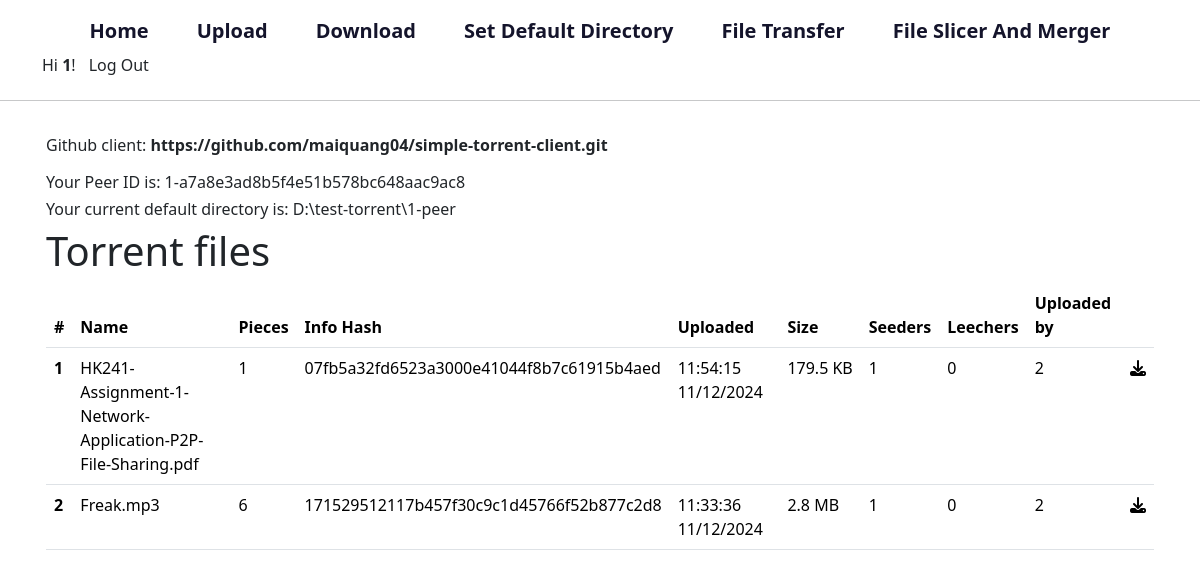
The page / (signed in) on the database its author committed.
### peer/models.py (models this page shows, shortened)
class User(AbstractUser):
    pass

class UserProfile(models.Model):
    user = models.OneToOneField(User, on_delete=models.CASCADE)
    default_directory = models.CharField(max_length=255, blank=True, null=True)
    peer_id = models.CharField(
        max_length=255, unique=True, blank=True, null=True
    )
    is_active = models.BooleanField(default=True)  # Track user's active status

class Torrent(models.Model):
    name = models.CharField(max_length=255)  # File name
    file_length = models.BigIntegerField()  # Total file length in bytes
    piece_length = models.IntegerField()  # Piece length in bytes
    info_hash = models.CharField(
        max_length=40
    )  # SHA-1 hash of the 'info' dictionary
    created_at = models.DateTimeField(
        auto_now_add=True
    )  # Timestamp of creation
    uploaded_by = models.ForeignKey(
        UserProfile, on_delete=models.CASCADE, related_name="torrents"
    )
    @property
    def seeders(self):
        return self.usertorrent_set.filter(is_available=True).count()
    @property
    def leechers(self):
        return self.usertorrent_set.filter(is_available=False).count()

### peer/views.py (the view)
# urls.py: path("", views.index, name="index"),
@login_required(login_url="/login")
def index(request):
    try:
        profile = UserProfile.objects.get(user=request.user)
    except UserProfile.DoesNotExist:
        profile = UserProfile.objects.create(user=request.user)
        profile.set_peer_id()
        profile.save()  # Save the newly created profile
    current_directory = profile.default_directory if profile else None
    peer_id = profile.peer_id
    torrents = Torrent.objects.all().order_by("-created_at")
    return render(
        request,
        "peer/index.html",
        {
            "current_directory": current_directory,
            "peer_id": peer_id,
            "torrents": torrents,
        },
    )

### peer/templates/peer/index.html
{% extends "peer/layout.html" %}
{% load static %}
{% block body %}
<p>Github client: <strong>https://github.com/maiquang04/simple-torrent-client.git</strong></p>
<h6>Your Peer ID is: {{ peer_id }}</h6>
<h6>Your current default directory is: {{ current_directory }}</h6>
<h1>Torrent files</h1>
<table class="table">
    <thead>
        <tr>
            <th scope="col">#</th>
            <th scope="col">Name</th>
            <th scope="col">Pieces</th>
            <th scope="col">Info Hash</th>
            <th scope="col">Uploaded</th>
            <th scope="col">Size</th>
            <th scope="col">Seeders</th>
            <th scope="col">Leechers</th>
            <th scope="col">Uploaded by</th>
            <th></th>
        </tr>
    </thead>
    <tbody>
        {% for torrent in torrents %}
        <tr>
            <th scope="row">{{ forloop.counter }}</th>
            <td>{{ torrent.name }}</td>
            <td>{{ torrent.pieces.count }}</td>
            <td>{{ torrent.info_hash }}</td>
            <td>{{ torrent.created_at|date:"H:i:s d/m/Y" }}</td>
            <td>{{ torrent.file_length|filesizeformat }}</td>
            <td>{{ torrent.seeders }}</td>
            <td>{{ torrent.leechers }}</td>
            <td>{{ torrent.uploaded_by.user.username }}</td>
            <td>
                <a href="{% url 'download-torrent' torrent.id %}"><i class="fa-solid fa-download"></i></a>
            </td>
        </tr>
        {% endfor %}
    </tbody>
</table>
{% endblock %}

### peer/templates/peer/layout.html (shortened to what this page needs)
{% load static %}
<!DOCTYPE html>
<html lang="en">
<head>
    <link href="https://cdn.jsdelivr.net/npm/bootstrap@5.3.3/dist/css/bootstrap.min.css" rel="stylesheet" />
    <link href="https://cdnjs.cloudflare.com/ajax/libs/font-awesome/6.7.1/css/all.min.css" rel="stylesheet">
    <link rel="stylesheet" href="{% static 'peer/css/global.css' %}" />
</head>
<body>
    <header class="mt-3">
        <div class="container">
            <div class="d-flex flex-wrap align-items-center justify-content-center justify-content-lg-start">
                <ul class="nav col-12 col-lg-auto justify-content-center flex-fill">
                    {% if user.is_authenticated %}
                    <li class="nav-item">
                        <a href="{% url 'index' %}" class="nav-brand">Home</a>
                    </li>
                    <li class="ms-5 nav-item">
                        <a href="{% url 'upload' %}" class="nav-brand">Upload</a>
                    </li>
                    <li class="ms-5 nav-item">
                        <a href="{% url 'download' %}" class="nav-brand">Download</a>
                    </li>
                    <li class="ms-5 nav-item">
                        <a href="{% url 'set-default-directory' %}" class="nav-brand">Set Default Directory</a>
                    </li>
                    <li class="ms-5 nav-item">
                        <a href="{% url 'file-transfer' %}" class="nav-brand">File Transfer</a>
                    </li>
                    <li class="ms-5 nav-item">
                        <a href="{% url 'file-slicer-and-merger' %}" class="nav-brand">File Slicer And Merger</a>
                    </li>
                    {% endif %}
                </ul>
                <div class="d-flex align-items-center">
                    {% if user.is_authenticated %}
                    <span>
                        Hi <strong>{{ user.username }}</strong>!
                    </span>
                    <button class="btn">
                        <a href="{% url 'logout' %}">Log Out</a>
                    </button>
                    {% endif %}
                </div>
            </div>
        </div>
    </header>
    <hr>
    <main class="p-md-3 container">
        {% block body%}{% endblock %}
    </main>
</body>
</html>

### peer/static/peer/css/global.css (style rules this page uses)
:root { --title-active-color: #14142b; }
a { color: inherit; text-decoration: none; }
.nav-item { color: var(--title-active-color); }
.nav-brand { font-size: 20px; font-weight: 600; }

### rows shown on the page
User: username "1"
UserProfile: peer "1-a7a8e3ad8b5f4e51b578bc648aac9ac8", default_directory "D:\\test-torrent\\1-peer"
Torrent: name "HK241-Assignment-1-Network-Application-P2P-File-Sharing.pdf", pieces.count "1", info_hash "07fb5a32fd6523a3000e41044f8b7c61915b4aed", created_at "11:54:15 11/12/2024", file_length|filesizeformat "179.5 KB", seeders "1", leechers "0", uploaded_by.user.username "2"
Torrent: name "Freak.mp3", pieces.count "6", info_hash "171529512117b457f30c9c1d45766f52b877c2d8", created_at "11:33:36 11/12/2024", file_length|filesizeformat "2.8 MB", seeders "1", leechers "0", uploaded_by.user.username "2"
